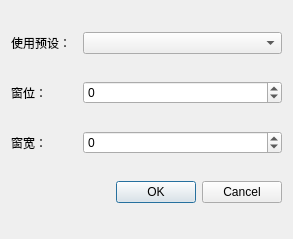
<?xml version="1.0" encoding="UTF-8"?>
<ui version="4.0">
 <class>WindowDialog</class>
 <widget class="QDialog" name="WindowDialog">
  <property name="geometry">
   <rect>
    <x>0</x>
    <y>0</y>
    <width>293</width>
    <height>239</height>
   </rect>
  </property>
  <property name="windowTitle">
   <string>设置窗位与窗宽</string>
  </property>
  <layout class="QGridLayout" name="gridLayout">
   <item row="2" column="1" colspan="3">
    <widget class="QSpinBox" name="widthEdit">
     <property name="minimum">
      <number>-2000</number>
     </property>
     <property name="maximum">
      <number>2000</number>
     </property>
    </widget>
   </item>
   <item row="1" column="1" colspan="3">
    <widget class="QSpinBox" name="levelEdit">
     <property name="minimum">
      <number>-2000</number>
     </property>
     <property name="maximum">
      <number>2000</number>
     </property>
    </widget>
   </item>
   <item row="3" column="0" colspan="4">
    <widget class="QDialogButtonBox" name="buttonBox">
     <property name="orientation">
      <enum>Qt::Horizontal</enum>
     </property>
     <property name="standardButtons">
      <set>QDialogButtonBox::Cancel|QDialogButtonBox::Ok</set>
     </property>
    </widget>
   </item>
   <item row="0" column="1" colspan="3">
    <widget class="QComboBox" name="presetComboBox"/>
   </item>
   <item row="0" column="0">
    <widget class="QLabel" name="label_1">
     <property name="text">
      <string>使用预设：</string>
     </property>
    </widget>
   </item>
   <item row="2" column="0">
    <widget class="QLabel" name="label_3">
     <property name="text">
      <string>窗宽：</string>
     </property>
     <property name="buddy">
      <cstring>widthEdit</cstring>
     </property>
    </widget>
   </item>
   <item row="1" column="0">
    <widget class="QLabel" name="label_2">
     <property name="text">
      <string>窗位：</string>
     </property>
     <property name="buddy">
      <cstring>levelEdit</cstring>
     </property>
    </widget>
   </item>
  </layout>
 </widget>
 <resources/>
 <connections>
  <connection>
   <sender>buttonBox</sender>
   <signal>accepted()</signal>
   <receiver>WindowDialog</receiver>
   <slot>accept()</slot>
   <hints>
    <hint type="sourcelabel">
     <x>248</x>
     <y>254</y>
    </hint>
    <hint type="destinationlabel">
     <x>157</x>
     <y>274</y>
    </hint>
   </hints>
  </connection>
  <connection>
   <sender>buttonBox</sender>
   <signal>rejected()</signal>
   <receiver>WindowDialog</receiver>
   <slot>reject()</slot>
   <hints>
    <hint type="sourcelabel">
     <x>316</x>
     <y>260</y>
    </hint>
    <hint type="destinationlabel">
     <x>286</x>
     <y>274</y>
    </hint>
   </hints>
  </connection>
  <connection>
   <sender>presetComboBox</sender>
   <signal>currentIndexChanged(int)</signal>
   <receiver>WindowDialog</receiver>
   <slot>on_selectionChanged(int)</slot>
   <hints>
    <hint type="sourcelabel">
     <x>191</x>
     <y>35</y>
    </hint>
    <hint type="destinationlabel">
     <x>146</x>
     <y>119</y>
    </hint>
   </hints>
  </connection>
 </connections>
</ui>
